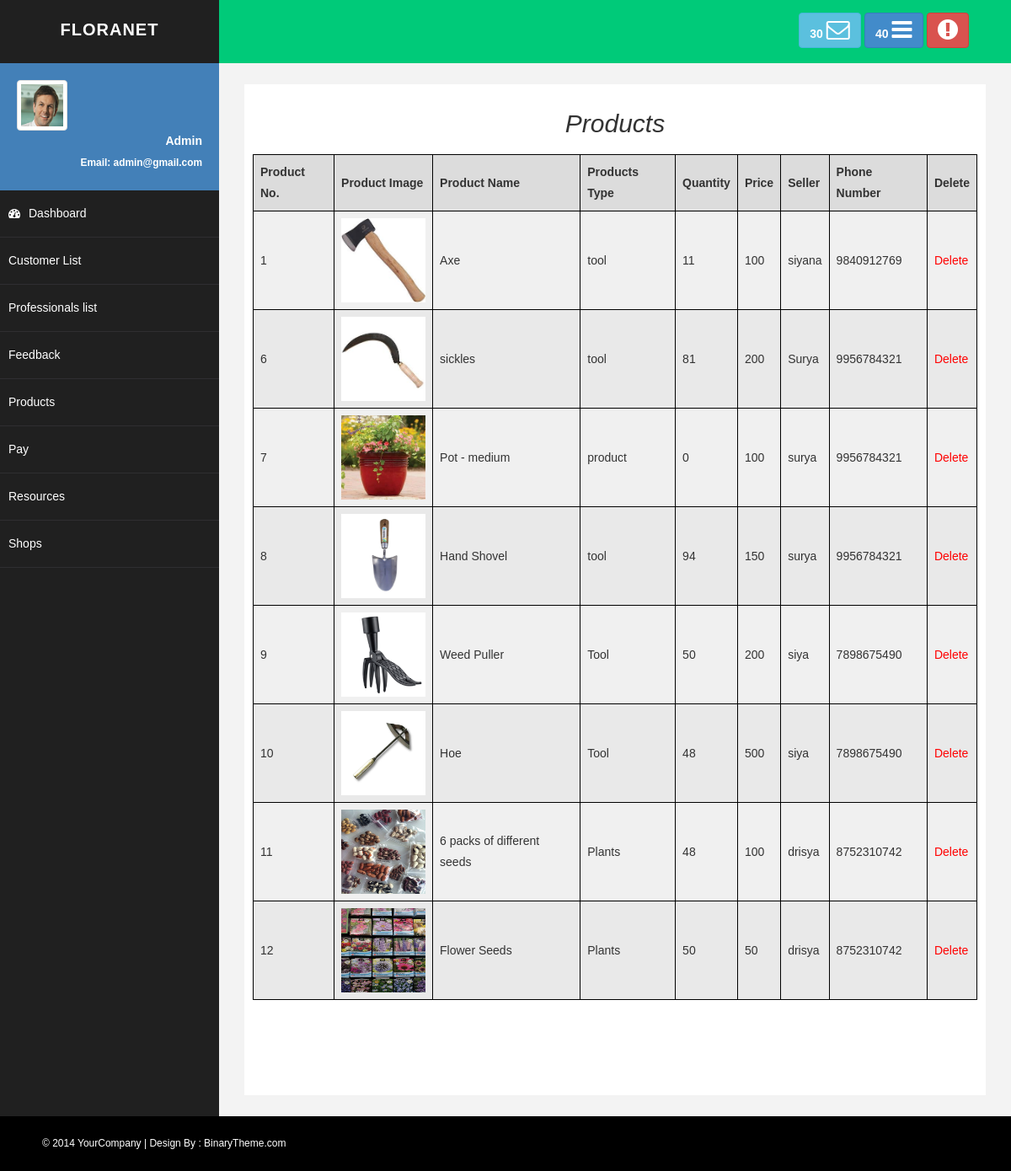
Page /product_list/ on the committed database.
### garden_app/models.py (models this page shows, shortened)
class products(models.Model):
    img=models.ImageField(blank=True,null=True)
    prod_name=models.CharField(max_length=100)
    prod_type=models.CharField(max_length=100)
    quantity=models.IntegerField()
    price=models.CharField(max_length=100)
    seller_name=models.CharField(max_length=100)
    seller_phone = models.CharField(max_length=10)

### garden_app/views.py (the view)
# urls.py: path('product_list/',views.product_list,name='product_list'),
def product_list(request):
    prod = products.objects.all()
    return render(request,'product_list.html',{'prod':prod})

### garden_app/templates/product_list.html (shortened to what this page needs)
{% extends 'admin_dash.html' %}
{% block content %}
<!DOCTYPE html>
<html lang="en">
<head>
</head>
<body>
    <h2>Products</h2>
    <table>
        <thead>
            <tr>
                <th scope="col">Product No.</th>
                <th scope="col">Product Image</th>
                <th scope="col">Product Name</th>
                <th scope="col">Products Type</th>
                <th scope="col">Quantity</th>
                <th scope="col">Price</th>
                <th scope="col">Seller</th>
                <th scope="col">Phone Number</th>
                <th scope="col">Delete</th>
            </tr>
        </thead>
        <tbody>
        {% for p in prod %}
        <tr>
            <td>{{ p.id }}</td>
            <td> <img src="{{p.img.url}}" width="100" height="100"></td>
            <td>{{ p.prod_name }}</td>
            <td>{{ p.prod_type }}</td>
            <td>{{ p.quantity }}</td>
            <td>{{ p.price }}</td>
            <td>{{ p.seller_name }}</td>
            <td>{{ p.seller_phone }}</td>
            <td><a class="delete-link" href="/delete_prod/{{ p.id }}">Delete</a></td>
        </tr>
        {% endfor %}
        </tbody>
    </table>
</body>
</html>
{% endblock %}

### garden_app/static/asset/css/basic.css (style rules this page uses)
body { font-family: 'Open Sans', sans-serif; line-height:25px; }

### garden_app/templates/product_list.html (style rules this page uses)
body { background-color: #c9f0cc; font-family: Arial, sans-serif; display: block; }
h2 { text-align: center; font-style: italic; }
table { border: 1px dotted black; width: 100%; border-collapse: collapse; background-color: #f0f0f0; margin-top: 20px; }
th, td { border: 1px solid black; padding: 8px; text-align: left; }
th { background-color: #dcdcdc; }
tbody tr:nth-child(even) { background-color: #e9e9e9; }
.delete-link { color: red; text-decoration: none; }

### rows in the picture
products: id "1", img (picture), prod_name "Axe", prod_type "tool", quantity "11", price "100", seller_name "siyana", seller_phone "9840912769"
products: id "6", img (picture), prod_name "sickles", prod_type "tool", quantity "81", price "200", seller_name "Surya", seller_phone "9956784321"
products: id "7", img (picture), prod_name "Pot - medium", prod_type "product", quantity "0", price "100", seller_name "surya", seller_phone "9956784321"
products: id "8", img (picture), prod_name "Hand Shovel", prod_type "tool", quantity "94", price "150", seller_name "surya", seller_phone "9956784321"
products: id "9", img (picture), prod_name "Weed Puller", prod_type "Tool", quantity "50", price "200", seller_name "siya", seller_phone "7898675490"
products: id "10", img (picture), prod_name "Hoe", prod_type "Tool", quantity "48", price "500", seller_name "siya", seller_phone "7898675490"
products: id "11", img (picture), prod_name "6 packs of different seeds", prod_type "Plants", quantity "48", price "100", seller_name "drisya", seller_phone "8752310742"
products: id "12", img (picture), prod_name "Flower Seeds", prod_type "Plants", quantity "50", price "50", seller_name "drisya", seller_phone "8752310742"
